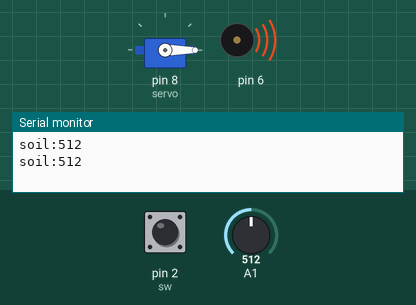
Bench run of a sketch on a simulated Arduino Uno, built with avr-gcc and run on an emulated ATmega328P. Parts: servo, buzzer (waves = sounding), the last lines printed to the serial monitor. The test bench sets the inputs (shaded band); at power-on: pin 2 (sw) HIGH, A1 = 512.

Above: at 2.3 s.
2.4 s: pin 2 (sw) pulled LOW for 3.2 s
At 3.9 s:
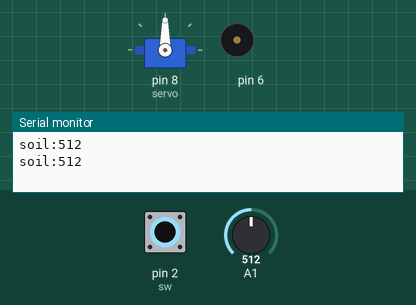
9.5 s: A1 set to 492
At 10.1 s:
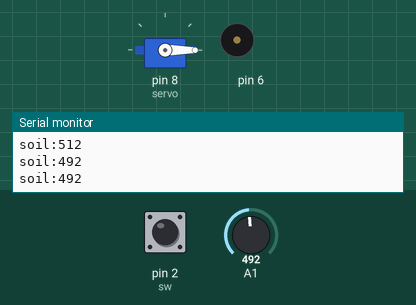
11.0 s: A1 set to 510
At 12.3 s:
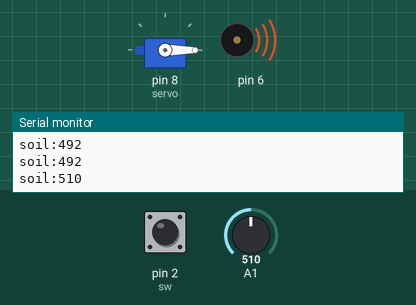
16.0 s: A1 set to 490
17.5 s: A1 set to 511
At 18.8 s:
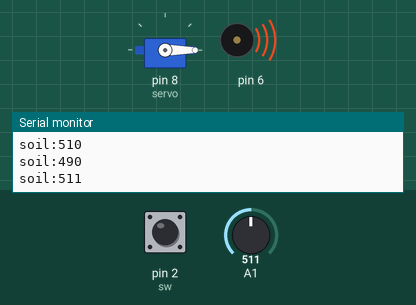
Timing chart, 0 to 23.5 s (numbered marks = the images above; inputs shaded):
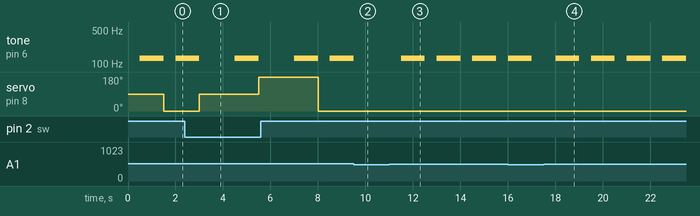

Measured:
- the behaviour switches between 501 and 500 on A1 (found by bisection; images 1 and 2)
- after the input at 2.4 s, servo on pin 8 (servo): 0° → 90° after 0.60 s, → 180° 2.5 s later, → 0° 2.5 s later
- after the input at 9.5 s, tone on pin 6: goes on until 9.5 s, then stays silent
- after the input at 11.0 s, tone on pin 6: alternates 131 Hz for 1.0 s and silent for 0.50 s, starting after 0.50 s
- after the input at 17.5 s, tone on pin 6: alternates 131 Hz for 1.0 s and silent for 0.50 s, starting after 0.51 s

The sketch:

step2.ino
```cpp
#include<Servo.h>
Servo servo;

int soil;
int cds = 0;
int led = 5;
int sw = 2;
int angle = 0;

void setup() {
  Serial.begin(9600);
  pinMode(sw, INPUT_PULLUP);
  servo.attach(8);
}

void loop() {
  soil = analogRead(A1);
  Serial.print("soil:");
  Serial.println(soil);
  delay(500);

 if(soil>500){
  tone(6, 131);
  delay(1000);
  noTone(6);
 }else{
  noTone(6);
 }
 if(digitalRead(sw)==LOW){
  angle+=90;
  servo.write(min(180,angle));
  delay(1000);
 }
 else if(digitalRead(sw)==HIGH){
  angle = 0;
  servo.write(angle);
 }
}
```
